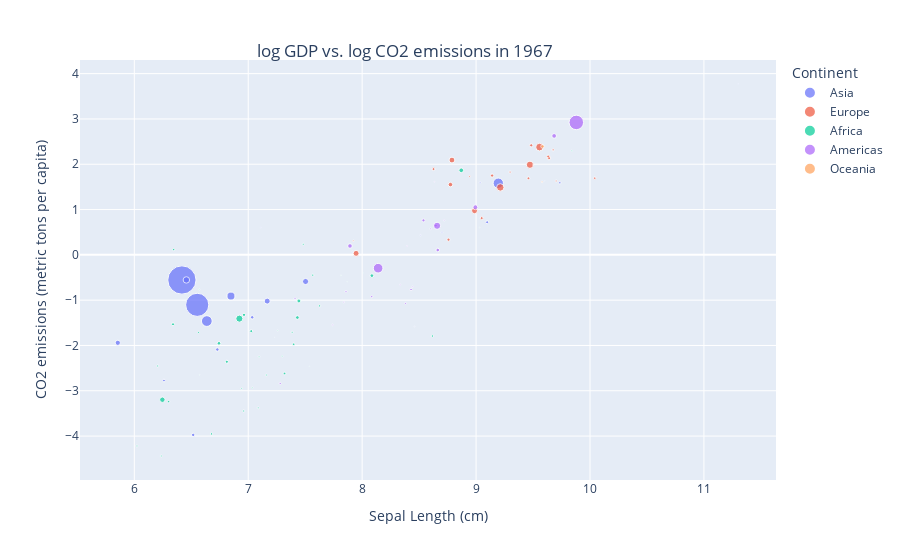

The notebook cell saved with this chart:
### Markdown cell above
#### Question 5
Interactive plot

### Code cell
yr67=df[df['Year']==1967]
yr67=yr67[["gdpPercap","CO2 emissions (metric tons per capita)", 'pop',
         'continent' ]].dropna()
yr67[["gdpPercap","CO2 emissions (metric tons per capita)"]] =  np.log(yr67[["gdpPercap","CO2 emissions (metric tons per capita)"]])
fig=px.scatter(yr67, 
               x="gdpPercap", y="CO2 emissions (metric tons per capita)", 
           color="continent",
                 size='pop',
                 labels={
                     "gdpPercap": "GDP Per Capita",
                     "CO2 emissions (metric tons per capita)": "log CO2 emissions (metric tons per capita)"
                     "continent": "Continent"
                 })

fig.update_layout(title={'text':'log GDP vs. log CO2 emissions in 1967', 
    'xanchor': 'center', 'yanchor': 'top','x':0.45, 'y':0.92})
fig.show()

### Figure 1 — Plotly figure (JSON) as saved in the notebook; plotly's stock layout.template omitted (floating-point values rounded to 4 significant figures)
{"data": [{"hovertemplate": "Continent=Asia<br>Sepal Length (cm)=%{x}<br>CO2 emissions (metric tons per capita)=%{y}<br>pop=%{marker.size}<extra></extra>", "legendgroup": "Asia", "marker": {"color": "#636efa", "size": [11537966, 202182, 6960067, 754550000, 506000000, 109343000, 8519282, 2693585, 100825279, 1255058, 575003, 2186894, 1149500, 25870271, 11261690, 714775, 60641899, 35356600, 5618198, 1977600, 11737396, 34024249, 39463910], "sizemode": "area", "sizeref": 1886375, "symbol": "circle"}, "mode": "markers", "name": "Asia", "orientation": "v", "showlegend": true, "type": "scatter", "x": [6.729, 9.603, 6.26, 6.418, 6.552, 6.637, 9.097, 9.035, 9.195, 7.916, 11.3, 8.701, 7.112, 5.855, 6.517, 8.46, 6.848, 7.503, 9.735, 8.513, 7.035, 7.167, 6.457], "xaxis": "x", "y": [-2.089, 1.633, -2.774, -0.5548, -1.103, -1.461, 0.7206, 1.596, 1.582, 0.06951, 3.771, 0.4961, 0.6069, -1.941, -3.973, -1.582, -0.91, -0.588, 1.591, 0.436, -1.379, -1.021, -0.5535], "yaxis": "y"}, {"hovertemplate": "Continent=Europe<br>Sepal Length (cm)=%{x}<br>CO2 emissions (metric tons per capita)=%{y}<br>pop=%{marker.size}<extra></extra>", "legendgroup": "Europe", "marker": {"color": "#EF553B", "size": [1984060, 7376998, 9556500, 8310226, 4838800, 4605744, 49569000, 8716441, 10223422, 198676, 2900100, 52667100, 12596822, 3786019, 31785378, 9103000, 19284814, 32850275, 7867931, 6063000, 33411317, 54959000], "sizemode": "area", "sizeref": 1886375, "symbol": "circle"}, "mode": "markers", "name": "Europe", "orientation": "v", "showlegend": true, "type": "scatter", "x": [7.923, 9.46, 9.484, 8.626, 9.676, 9.299, 9.473, 9.049, 9.141, 9.497, 8.943, 9.213, 9.64, 9.703, 8.788, 8.758, 8.775, 8.986, 9.633, 10.04, 7.947, 9.557], "xaxis": "x", "y": [0.3102, 1.69, 2.417, 1.893, 2.317, 1.827, 1.989, 0.8107, 1.751, 1.984, 1.733, 1.489, 2.137, 1.631, 2.093, 0.3352, 1.551, 0.9735, 2.171, 1.693, 0.0326, 2.378], "yaxis": "y"}, {"hovertemplate": "Continent=Africa<br>Sepal Length (cm)=%{x}<br>CO2 emissions (metric tons per capita)=%{y}<br>pop=%{marker.size}<extra></extra>", "legendgroup": "Africa", "marker": {"color": "#00cc96", "size": [12760499, 5247469, 2427334, 5127935, 3330989, 6335506, 1733638, 3495967, 217378, 4744870, 127617, 259864, 27860297, 489004, 8490213, 3451418, 601287, 10191512, 1279406, 1759224, 6334556, 4147252, 5212416, 1230542, 789309, 14770296, 8680909, 4534062, 47287752, 3451079, 70787, 3965841, 2662190, 3428839, 20997321, 12716129, 420690, 12607312, 1735550, 4786986, 8900294, 3900000, 4995432], "sizemode": "area", "sizeref": 1886375, "symbol": "circle"}, "mode": "markers", "name": "Africa", "orientation": "v", "showlegend": true, "type": "scatter", "x": [8.085, 8.617, 6.943, 6.678, 6.023, 7.319, 7.035, 7.087, 7.537, 7.627, 8.013, 6.82, 6.246, 9.031, 7.026, 6.564, 6.573, 6.963, 6.57, 9.84, 7.399, 6.206, 6.301, 7.259, 7.814, 7.445, 6.34, 6.961, 6.922, 6.236, 7.233, 7.385, 7.095, 7.158, 8.87, 7.431, 7.868, 6.743, 7.298, 7.566, 6.812, 7.483, 6.345], "xaxis": "x", "y": [-0.4587, -1.792, -2.95, -3.952, -4.217, -2.618, -2.931, -3.377, -2.457, -1.126, -0.4008, -2.398, -3.197, 0.6029, -1.684, -1.712, -2.649, -1.324, -0.7643, 2.297, -1.974, -2.453, -3.239, -1.67, -0.4523, -1.017, -1.532, -3.447, -1.408, -4.44, -1.82, -1.707, -2.25, -2.653, 1.867, -1.383, -0.5932, -1.953, -2.238, -0.4481, -2.36, 0.234, 0.116], "yaxis": "y"}, {"hovertemplate": "Continent=Americas<br>Sepal Length (cm)=%{x}<br>CO2 emissions (metric tons per capita)=%{y}<br>pop=%{marker.size}<extra></extra>", "legendgroup": "Americas", "marker": {"color": "#ab63fa", "size": [22934225, 4040665, 88049823, 20819767, 8858908, 19764027, 1588717, 8139332, 4049146, 5432424, 3232927, 4690773, 4318137, 2500689, 1861096, 47995559, 1865490, 1405486, 2287985, 12132200, 960155, 198712000, 2748579], "sizemode": "area", "sizeref": 1886375, "symbol": "circle"}, "mode": "markers", "name": "Americas", "orientation": "v", "showlegend": true, "type": "scatter", "x": [8.994, 7.858, 8.14, 9.685, 8.538, 7.893, 8.334, 8.647, 7.411, 8.429, 8.38, 8.084, 7.281, 7.839, 8.72, 8.658, 8.443, 8.394, 7.74, 8.664, 8.634, 9.88, 8.602], "xaxis": "x", "y": [1.05, -0.8062, -0.2944, 2.625, 0.7613, 0.1963, -0.6594, 0.645, -0.9664, -0.764, -1.072, -0.923, -2.838, -1.043, 0.763, 0.6417, -0.7053, 0.1973, -1.546, 0.106, 1.611, 2.923, 0.5744], "yaxis": "y"}, {"hovertemplate": "Continent=Oceania<br>Sepal Length (cm)=%{x}<br>CO2 emissions (metric tons per capita)=%{y}<br>pop=%{marker.size}<extra></extra>", "legendgroup": "Oceania", "marker": {"color": "#FFA15A", "size": [11872264, 2728150], "sizemode": "area", "sizeref": 1886375, "symbol": "circle"}, "mode": "markers", "name": "Oceania", "orientation": "v", "showlegend": true, "type": "scatter", "x": [9.584, 9.579], "xaxis": "x", "y": [2.394, 1.611], "yaxis": "y"}], "layout": {"legend": {"itemsizing": "constant", "title": {"text": "Continent"}, "tracegroupgap": 0}, "margin": {"t": 60}, "title": {"text": "log GDP vs. log CO2 emissions in 1967", "x": 0.45, "xanchor": "center", "y": 0.92, "yanchor": "top"}, "xaxis": {"anchor": "y", "domain": [0, 1], "title": {"text": "Sepal Length (cm)"}}, "yaxis": {"anchor": "x", "domain": [0, 1], "title": {"text": "CO2 emissions (metric tons per capita)"}}}}
